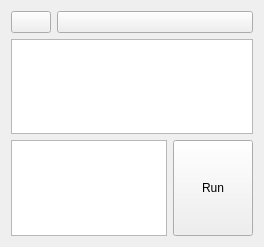
<?xml version="1.0" encoding="UTF-8"?>
<ui version="4.0">
 <class>InspectionTool</class>
 <widget class="QWidget" name="InspectionTool">
  <property name="geometry">
   <rect>
    <x>0</x>
    <y>0</y>
    <width>264</width>
    <height>247</height>
   </rect>
  </property>
  <property name="windowTitle">
   <string>Inspector</string>
  </property>
  <property name="backgroundColor" stdset="0">
   <string notr="true">background</string>
  </property>
  <layout class="QVBoxLayout" name="verticalLayout">
   <item>
    <layout class="QHBoxLayout" name="horizontalLayout_2">
     <item>
      <widget class="QPushButton" name="inspect_button">
       <property name="sizePolicy">
        <sizepolicy hsizetype="Maximum" vsizetype="Fixed">
         <horstretch>0</horstretch>
         <verstretch>0</verstretch>
        </sizepolicy>
       </property>
       <property name="text">
        <string/>
       </property>
      </widget>
     </item>
     <item>
      <widget class="QPushButton" name="reload_button">
       <property name="text">
        <string/>
       </property>
      </widget>
     </item>
    </layout>
   </item>
   <item>
    <widget class="QTreeWidget" name="tree_widget">
     <attribute name="headerVisible">
      <bool>false</bool>
     </attribute>
    </widget>
   </item>
   <item>
    <layout class="QHBoxLayout" name="horizontalLayout">
     <item>
      <widget class="QPlainTextEdit" name="code_editor"/>
     </item>
     <item>
      <widget class="QPushButton" name="run_button">
       <property name="sizePolicy">
        <sizepolicy hsizetype="Minimum" vsizetype="MinimumExpanding">
         <horstretch>0</horstretch>
         <verstretch>0</verstretch>
        </sizepolicy>
       </property>
       <property name="text">
        <string>Run</string>
       </property>
      </widget>
     </item>
    </layout>
   </item>
  </layout>
 </widget>
 <resources/>
 <connections/>
</ui>
